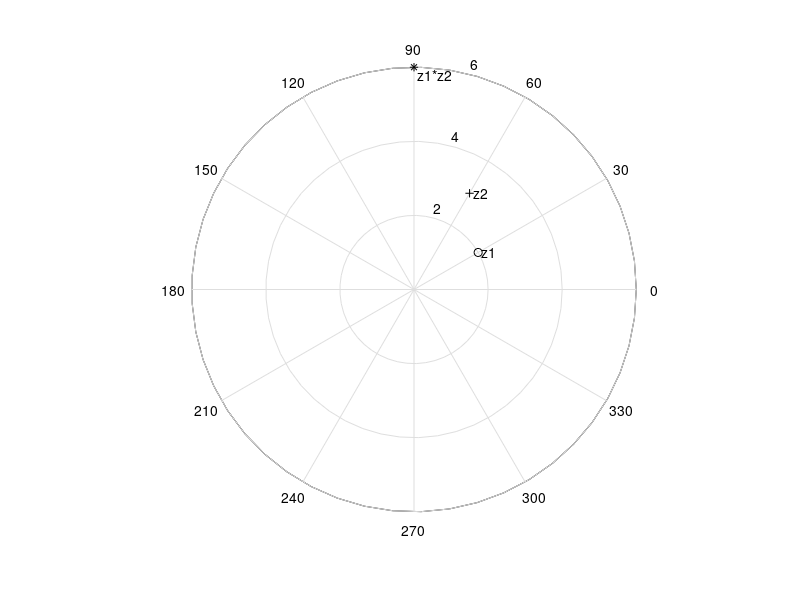

This chart was generated by the following MATLAB code:
z1 = sqrt(3)+j;
z2=1.5*(1+j*sqrt(3));
z3=z1*z2;
r1=abs(z1);
ang1=angle(z1); %angle 1
r2 = abs(z2);
ang2 = angle(z2); %angle 2
r3 = abs(z3);
ang3 = angle(z3); %angle 3

polar(ang3,r3,'k*');
hold on;

text(real(z1)+0.1,imag(z1),'z1');
polar(ang2,r2,'k+');
text(real(z2)+0.1,imag(z2),'z2');
polar(ang1,r1,'ko');
text(real(z3)+0.1,imag(z3)-0.2,'z1*z2');
















